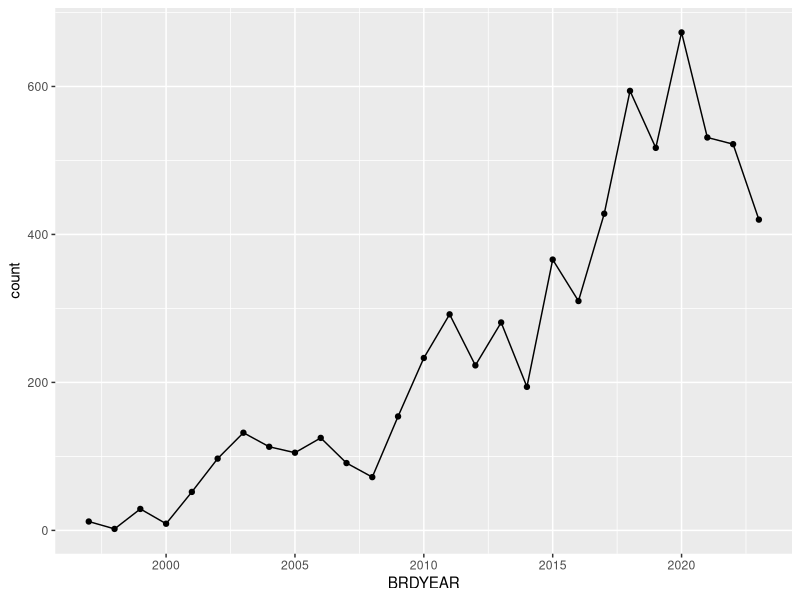

Write R code to recreate this figure.
library(tidyverse)
raw_data <- read_csv("CRLF_EGG_RAWDATA.csv")
raw_data
#checking type of each column
str(raw_data,na.rm = TRUE)

#many ints in Survey_MONTH are empty but the values in Date look to be full. need to get month from Date

#maybe we should have survey length, width, water depth, etc as 1 standardized value for each pond per breeding year? Not sure how we want to do that

new_egg <-raw_data[raw_data$OldMass=="FALSE",]
new_egg
egg_count_by_year <- new_egg|>
  select(BRDYEAR, OldMass)|>
  group_by(BRDYEAR)|>
  summarize(count=n())
egg_count_by_year

library(ggplot2)
ggplot(data = egg_count_by_year,aes(x=BRDYEAR,y=count))+geom_point()+geom_line()
